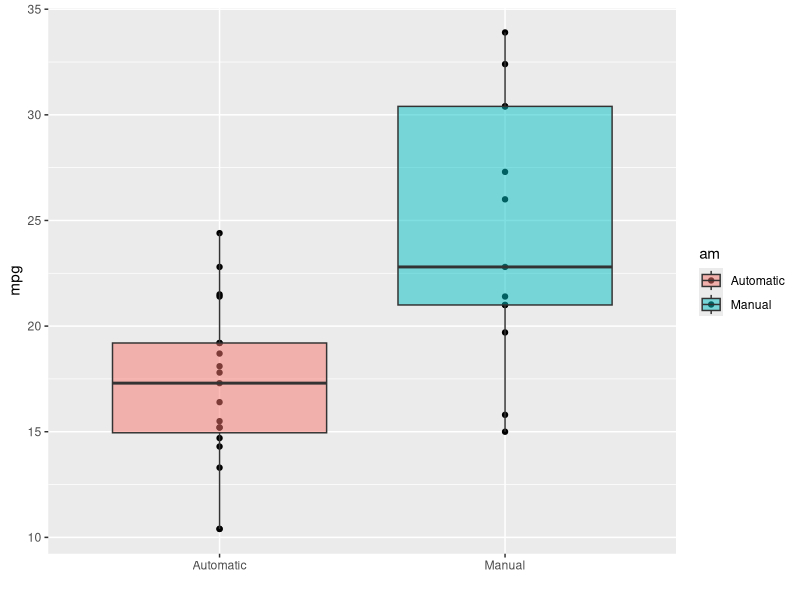
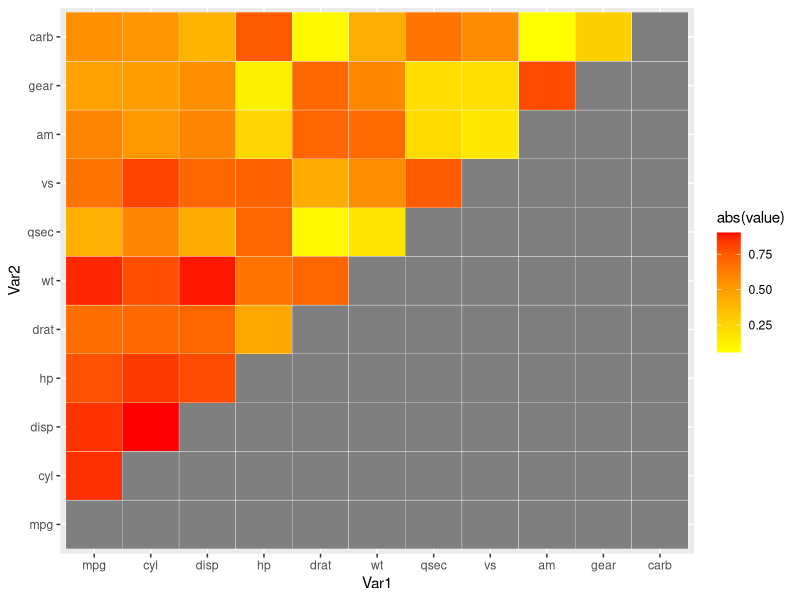
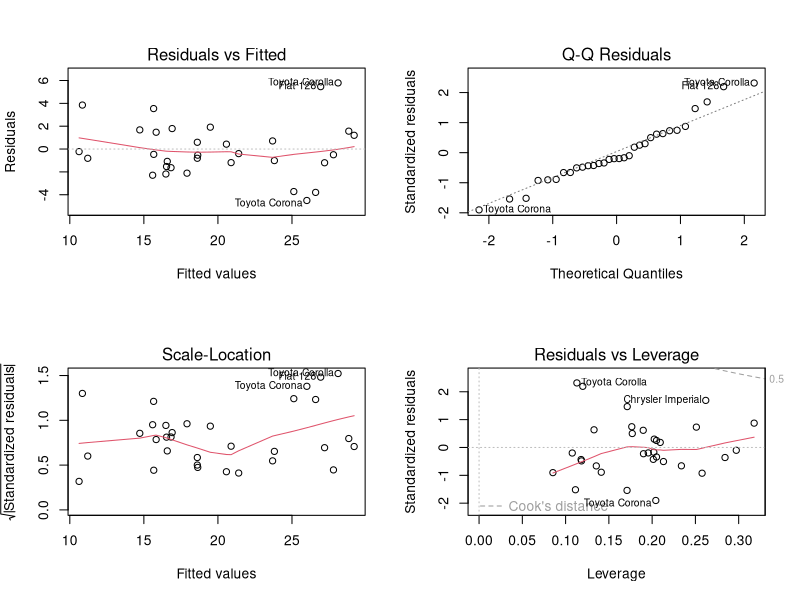

These charts were generated, in order, by the following R code:
## ---- chunk 1
knitr::opts_chunk$set(echo = TRUE, cache = TRUE)
library(ggplot2)
library(reshape2)
data(mtcars)
## ---- chunk 2
head(mtcars)
mtcars_num <- mtcars
## ---- chunk 3

mtcars$cyl  <- factor(mtcars$cyl)
mtcars$vs   <- factor(mtcars$vs)
mtcars$gear <- factor(mtcars$gear)
mtcars$carb <- factor(mtcars$carb)
mtcars$am   <- factor(mtcars$am,labels=c("Automatic","Manual"))

ggplot1 <- ggplot(data = mtcars, aes(x=am, y=mpg, fill = am)) +
                geom_point() +
                geom_boxplot(alpha = 0.5) +
                labs(x = "")
## ---- chunk 4
t.test(mpg~am, data=mtcars)
## ---- chunk 5
lmmodel1 <- lm(mpg~am, data = mtcars)
summary(lmmodel1)
## ---- chunk 6
cor_table <- cor(mtcars_num)
cor_table[lower.tri(cor_table, diag = TRUE)] <- NA
cor_table_melt <- melt(cor_table)

ggplot2 <- ggplot(data=cor_table_melt, aes(x=Var1, y=Var2, fill=abs(value))) +
                geom_tile(color = "white") +
                scale_fill_gradient(low = "yellow", high = "red")

var_analysis <- aov(mpg~., data=mtcars)
summary(var_analysis)
## ---- chunk 7
lmmodel2 <- lm(mpg ~ am + cyl + disp + wt, data = mtcars)
summary (lmmodel2)
anova(lmmodel1, lmmodel2)
## ---- chunk 8
ggplot1
## ---- chunk 9
ggplot2
## ---- chunk 10
par(mfrow = c(2,2))
plot(lmmodel2)
